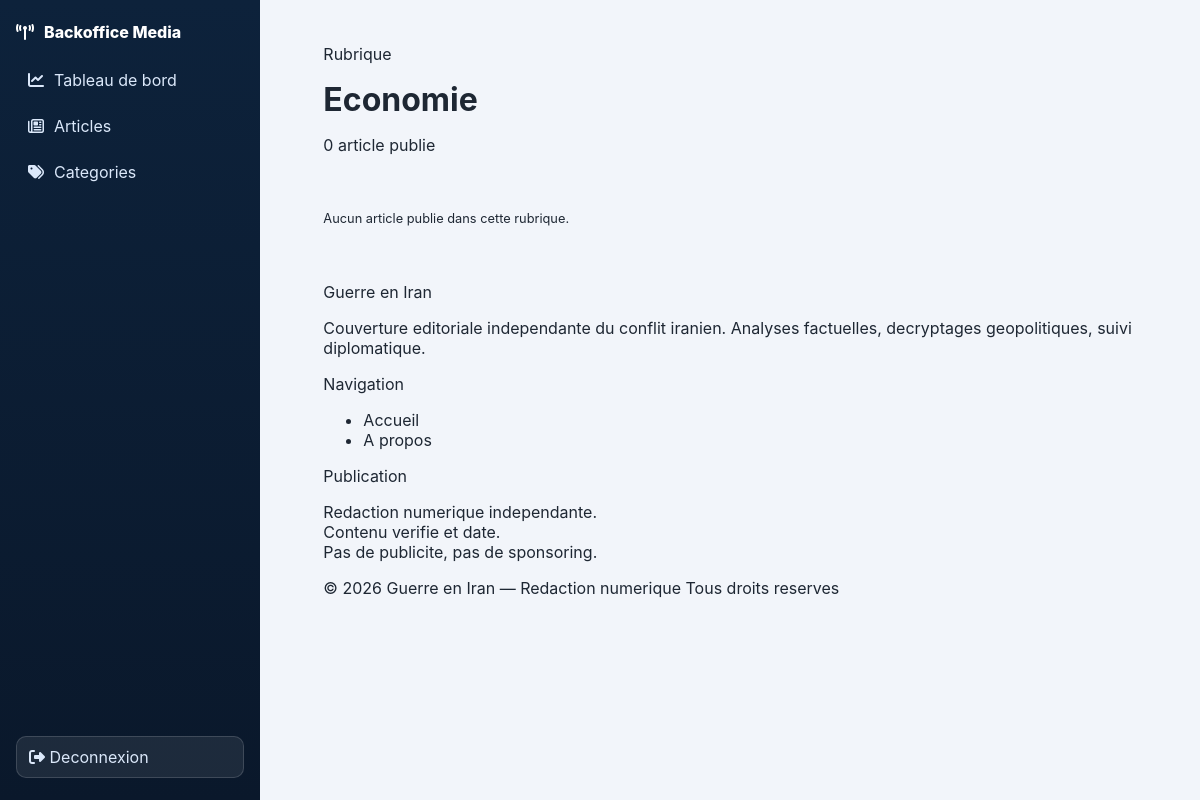
The page /frontoffice/public/categorie.php?slug=economie on the database as committed earlier.
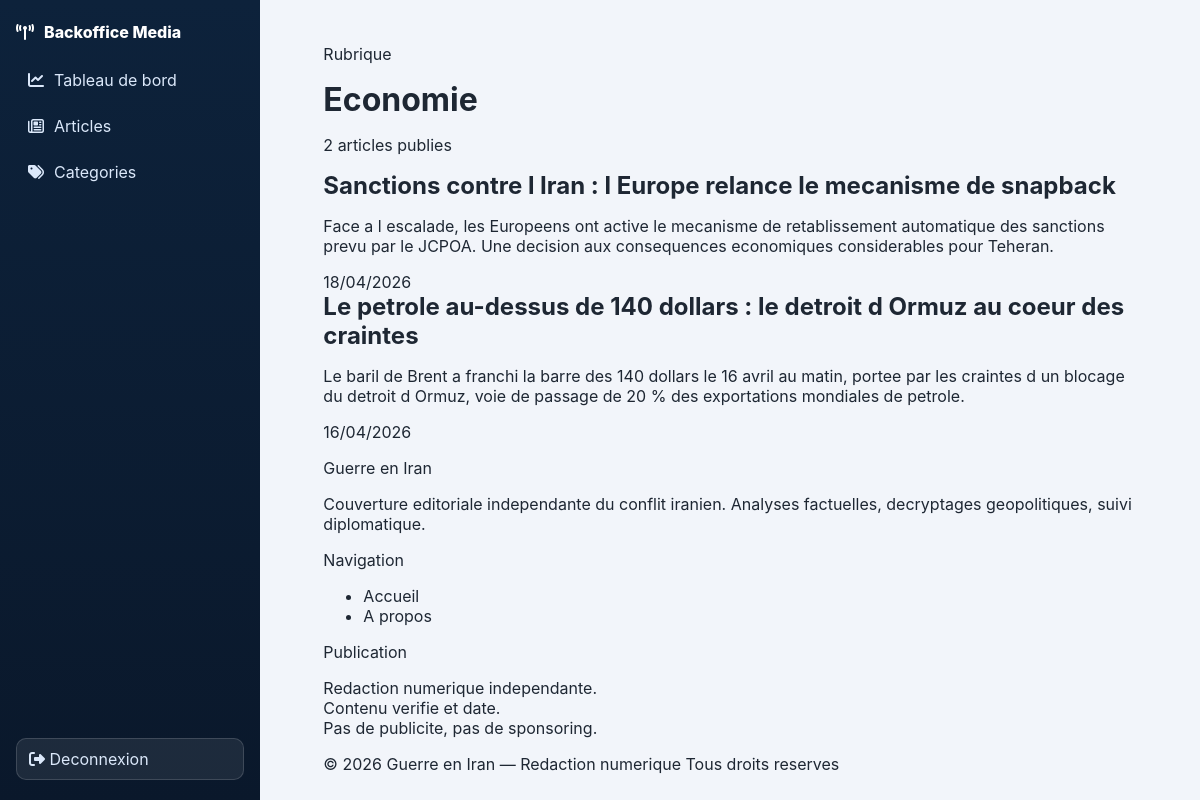
The same page on the database as committed later.
### tables this page shows
CREATE TABLE IF NOT EXISTS articles (
	id INT UNSIGNED AUTO_INCREMENT PRIMARY KEY,
	categorie_id INT UNSIGNED NOT NULL,
	titre VARCHAR(255) NOT NULL,
	slug VARCHAR(255) NOT NULL UNIQUE,
	resume TEXT NULL,
	contenu MEDIUMTEXT NOT NULL,
	image VARCHAR(255) NULL,
	alt_image VARCHAR(255) NULL,
	meta_title VARCHAR(70) NULL,
	meta_description VARCHAR(170) NULL,
	statut ENUM('publie', 'brouillon') NOT NULL DEFAULT 'brouillon',
	created_at TIMESTAMP NOT NULL DEFAULT CURRENT_TIMESTAMP,
	updated_at TIMESTAMP NOT NULL DEFAULT CURRENT_TIMESTAMP ON UPDATE CURRENT_TIMESTAMP,
	CONSTRAINT fk_articles_categories
		FOREIGN KEY (categorie_id) REFERENCES categories(id)
		ON DELETE RESTRICT ON UPDATE CASCADE
);

### frontoffice/public/categorie.php (the view, shortened to what this page needs)
<?php
$db   = getDB();
$slug = $_GET['slug'] ?? '';
$stmt = $db->prepare('SELECT id, nom, slug FROM categories WHERE slug = ? LIMIT 1');
$stmt->execute([$slug]);
$categorie = $stmt->fetch();
$stmtArticles = $db->prepare(
        "SELECT titre, slug, resume, created_at
     FROM articles
     WHERE categorie_id = ? AND statut = 'publie'
     ORDER BY created_at DESC"
);
$stmtArticles->execute([$categorie['id']]);
$articles = $stmtArticles->fetchAll();
require_once '../includes/header.php';
?>
    <main class="page-main" id="main-content">
        <div class="container">
            <header class="cat-header">
                <p class="cat-label">Rubrique</p>
                <h1 class="cat-title"><?= htmlspecialchars($categorie['nom']) ?></h1>
                <p class="cat-count">
                    <?= count($articles) ?> article<?= count($articles) > 1 ? 's' : '' ?> publie<?= count($articles) > 1 ? 's' : '' ?>
                </p>
            </header>
            <?php if (empty($articles)): ?>
                <p style="color:var(--muted); font-family:var(--font-mono); font-size:.8rem; padding: 40px 0;">
                    Aucun article publie dans cette rubrique.
                </p>
            <?php else: ?>
                <section class="articles-list" aria-label="Articles de la rubrique <?= htmlspecialchars($categorie['nom']) ?>">
                    <?php foreach ($articles as $article): ?>
                        <article class="list-article">
                            <div>
                                <h2 class="list-article-title">
                                    <a href="/article/<?= htmlspecialchars($article['slug']) ?>">
                                        <?= htmlspecialchars(strip_tags($article['titre'])) ?>
                                    </a>
                                </h2>
                                <?php if (!empty($article['resume'])): ?>
                                    <p class="list-article-excerpt"><?= htmlspecialchars($article['resume']) ?></p>
                                <?php endif; ?>
                            </div>
                            <time class="list-article-date" datetime="<?= $article['created_at'] ?>">
                                <?= date('d/m/Y', strtotime($article['created_at'])) ?>
                            </time>
                        </article>
                    <?php endforeach; ?>
                </section>
            <?php endif; ?>
        </div>
    </main>
<?php require_once '../includes/footer.php'; ?>

Rows that differ between the two databases and show on the page:
added articles: titre "Sanctions contre l Iran : l Europe relance le mecanisme de snapback", resume "Face a l escalade, les Europeens ont active le mecanisme de retablissement automatique des sanctions prevu par le JCPOA. Une decision aux consequences economiques considerables pour Teheran.", created_at "18/04/2026"
added articles: titre "Le petrole au-dessus de 140 dollars : le detroit d Ormuz au coeur des craintes", resume "Le baril de Brent a franchi la barre des 140 dollars le 16 avril au matin, portee par les craintes d un blocage du detroit d Ormuz, voie de passage de 20 % des exportations mondiales de petrole.", created_at "16/04/2026"
Other text that changed with them:
count($articles): "0" → "2"
text no longer shown: "Aucun article publie dans cette rubrique."
text now shown: "s s"
